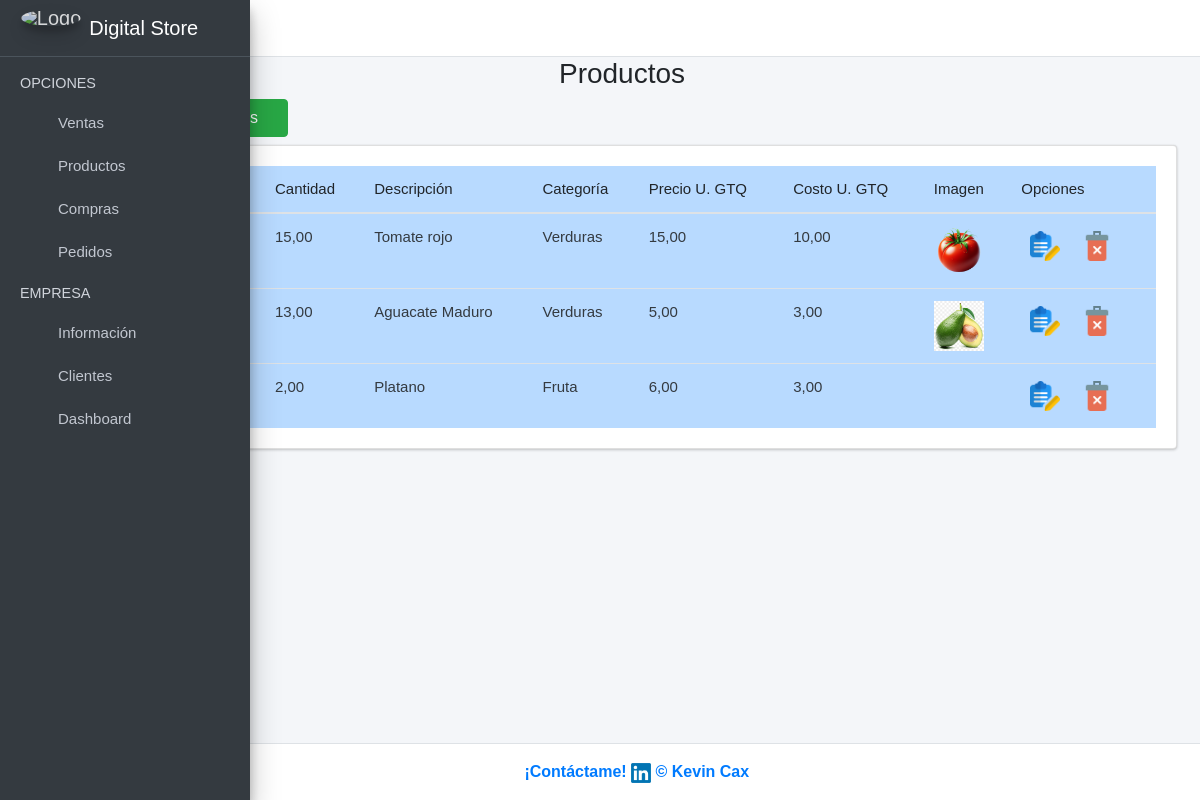
/productos/, run on the app's committed database.
### ventas/models.py (models this page shows, shortened)
class Producto(models.Model):
    codigo = models.CharField(max_length=255, unique=True, null=False, blank=True)
    cantidad = models.DecimalField(max_digits=15, decimal_places=2, null=True)
    descripcion = models.CharField(max_length=255, unique=True, null=False)
    imagen = models.ImageField(upload_to='productos', null=True, blank=True)
    categoria = models.CharField(max_length=100)
    precio_unitario = models.DecimalField(max_digits=15, decimal_places=2, null=False)
    costo_unitario = models.DecimalField(max_digits=15, decimal_places=2, null=False)
    create = models.DateTimeField(auto_now_add=True)
    update = models.DateTimeField(auto_now_add=True)
    class Meta:
        verbose_name = 'productos'
        verbose_name_plural = 'productos'
        order_with_respect_to = 'descripcion'

### ventas/views.py (the view)
# urls.py: path('productos/', views.productos_view, name='Productos'),
def productos_view(request):
    productos = Producto.objects.all()
    form_add = AddProductoForm()
    context = {
        'productos': productos,
        'form_add': form_add
    }
    return render(request, 'productos.html', context)

### ventas/templates/productos.html (shortened to what this page needs)
{% extends "base.html" %}
{% load static %}
{% load widget_tweaks %}
{% block content %}
<link rel="stylesheet" href="{% static 'index/css/b4.css' %}">
<div class="row">
    <div class="col-md-12">
        <h3 class="text-center">Productos   <i class="fas fa-boxes"></i></h3>
        <div class="col-md-3 pb-2">
            <a href="#AgregarPersonalModal"
                data-toggle="modal" data-dismiss="modal">
                <button type="button" class="btn btn-success">
                    <i class="fas fa-plus-circle"></i>
                </button>
            </a>
        </div>
        <div class="card card-body" style="overflow:scroll">
            <table class="table table-hover table-primary" id="myTable">
                <thead>
                    <tr>
                        <th># ID</th>
                        <th>Código</th>
                        <th>Cantidad</th>
                        <th>Descripción</th>
                        <th>Categoría</th>
                        <th>Precio U. GTQ</th>
                        <th>Costo U. GTQ</th>
                        <th>Imagen</th>
                        <th>Opciones</th>
                    </tr>
                </thead>
                <tbody class="text-dark">
                    {% for i in productos %}
                    <tr>
                        <td>{{i.id}}</td>
                        <td>{{i.codigo}}</td>
                        <td>{{i.cantidad}}</td>
                        <td>{{i.descripcion}}</td>
                        <td>{{i.categoria}}</td>
                        <td>{{i.precio_unitario}}</td>
                        <td>{{i.costo_unitario}}</td>
                        {% if i.imagen %}
                        <td><img src="{{i.imagen.url}}" alt="Error" width="50" height="50"></td>
                        {% else %}
                        <td></td>
                        {% endif %}
                        <td>
                            <button onclick="" class="btn btn-dark-outline btn-sm" data-toggle="modal" href="#EditarPersonalModal">
                                <img src="{% static 'index/img/editar.png' %}" alt="Error" width="30">
                            </button>
                            <button onclick="" class="btn btn-dark-outline btn-sm"
                                data-toggle="modal" href="#EliminarPersonalModal"><img
                                    src="{% static 'index/img/delete.png' %}" alt="Error" width="30"></button>
                        </td>
                    </tr>
                    {% endfor %}
                </tbody>
            </table>
        </div>
    </div>
</div>
{% endblock %}

### ventas/static/index/css/main.css (style rules this page uses)
table, th, td { font-weight: 100; font-size:15px; }
body { font-family: Arial, Helvetica, sans-serif !important; }

### data on the page
Producto: cantidad "15,00", descripcion "Tomate rojo", categoria "Verduras", precio_unitario "15,00", costo_unitario "10,00", imagen (picture)
Producto: cantidad "13,00", descripcion "Aguacate Maduro", categoria "Verduras", precio_unitario "5,00", costo_unitario "3,00", imagen (picture)
Producto: cantidad "2,00", descripcion "Platano", categoria "Fruta", precio_unitario "6,00", costo_unitario "3,00"
